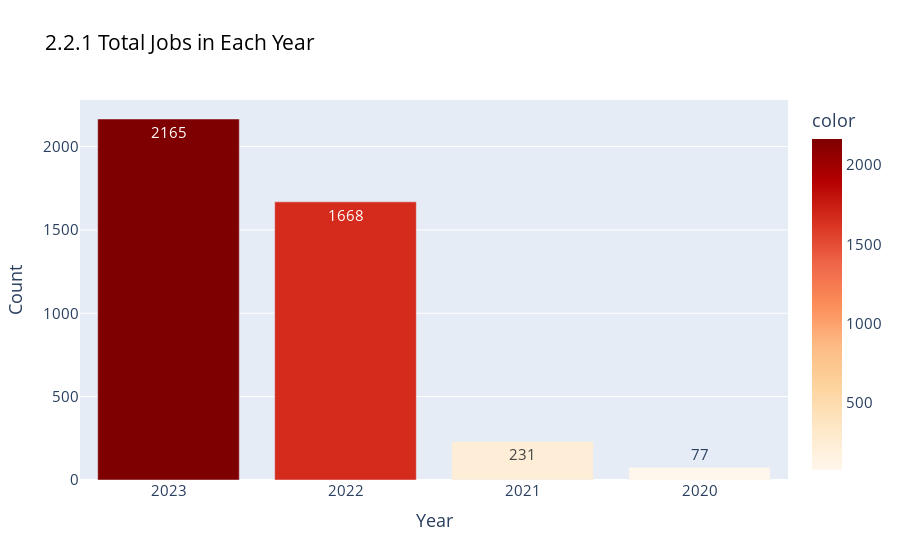

Notebook cell for this chart:
### Markdown cell above
##### 2.2.1 Work Year
Work year not only show the year of salary was paid also showing the total amount of jobs work in each year

### Code cell
# plot a bar chart how many data in each year
fig = px.bar( x = df['work_year'].value_counts().index,
              y = df['work_year'].value_counts().values,
              color = df['work_year'].value_counts().values,
              color_continuous_scale=px.colors.sequential.OrRd,
              text = df['work_year'].value_counts().values,
              title = '2.2.1 Total Jobs in Each Year')

fig.update_layout(xaxis_title="Year",
                  yaxis_title="Count",
                  showlegend=False)
fig.update_xaxes(type='category')
fig.update_layout(font = dict(size = 15),title_font_color="black",)
fig.show()

### Figure 1 — Plotly figure (JSON) as saved in the notebook; plotly's stock layout.template omitted (floating-point values rounded to 4 significant figures)
{"data": [{"alignmentgroup": "True", "hovertemplate": "x=%{x}<br>y=%{y}<br>text=%{text}<br>color=%{marker.color}<extra></extra>", "legendgroup": "", "marker": {"color": [2165, 1668, 231, 77], "coloraxis": "coloraxis", "pattern": {"shape": ""}}, "name": "", "offsetgroup": "", "orientation": "v", "showlegend": false, "text": [2165, 1668, 231, 77], "textposition": "auto", "type": "bar", "x": [2023, 2022, 2021, 2020], "xaxis": "x", "y": [2165, 1668, 231, 77], "yaxis": "y"}], "layout": {"barmode": "relative", "coloraxis": {"colorbar": {"title": {"text": "color"}}, "colorscale": [[0, "rgb(255,247,236)"], [0.125, "rgb(254,232,200)"], [0.25, "rgb(253,212,158)"], [0.375, "rgb(253,187,132)"], [0.5, "rgb(252,141,89)"], [0.625, "rgb(239,101,72)"], [0.75, "rgb(215,48,31)"], [0.875, "rgb(179,0,0)"], [1, "rgb(127,0,0)"]]}, "font": {"size": 15}, "legend": {"tracegroupgap": 0}, "showlegend": false, "title": {"font": {"color": "black"}, "text": "2.2.1 Total Jobs in Each Year"}, "xaxis": {"anchor": "y", "domain": [0, 1], "title": {"text": "Year"}, "type": "category"}, "yaxis": {"anchor": "x", "domain": [0, 1], "title": {"text": "Count"}}}}
